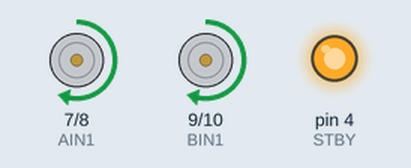
Bench run of a sketch on a simulated Arduino Uno, built with avr-gcc and run on an emulated ATmega328P. Parts: motor-driver pin pairs drawn as motors (green arrow = first pin HIGH = forward, orange = second pin HIGH = backward, longer = more drive, scaled by the enable pin, stopped while the standby pin is LOW), output pins drawn as LEDs (lit = HIGH).

Above: at 0.7 s.
At 2.7 s:
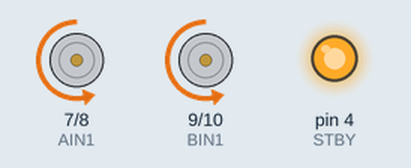
At 4.5 s:
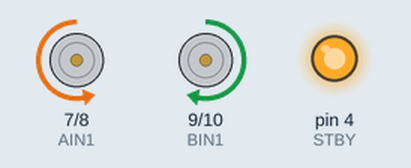
At 7.5 s:
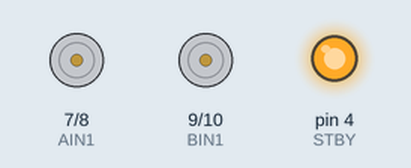
Timing chart, 0 to 11.1 s (numbered marks = the images above):
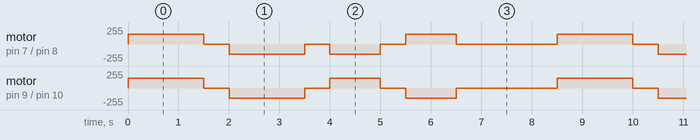

Measured:
- by itself, motor on pin 7 (AIN1) / pin 8 (AIN2): repeats every 8.5 s: stopped 0.50 s, backward 150/255 1.5 s, stopped 0.50 s, backward 150/255 1.0 s, stopped 0.50 s, forward 150/255 1.0 s, stopped 2.0 s, forward 150/255 1.5 s
- by itself, motor on pin 9 (BIN1) / pin 10 (BIN2): repeats every 8.5 s: stopped 0.50 s, backward 150/255 1.5 s, stopped 0.50 s, forward 150/255 1.0 s, stopped 0.50 s, backward 150/255 1.0 s, stopped 2.0 s, forward 150/255 1.5 s

The sketch:

02_MotorTest.ino
```cpp
// Tests both motors with a TB6612FNG: forward, backward, left, right.

const int STBY = 4;
const int PWMA = 5, AIN1 = 7, AIN2 = 8;   // left motor
const int PWMB = 6, BIN1 = 9, BIN2 = 10;  // right motor

void setup() {
  pinMode(STBY, OUTPUT);
  pinMode(PWMA, OUTPUT); pinMode(AIN1, OUTPUT); pinMode(AIN2, OUTPUT);
  pinMode(PWMB, OUTPUT); pinMode(BIN1, OUTPUT); pinMode(BIN2, OUTPUT);
  digitalWrite(STBY, HIGH);               // enable the driver
}

// speed: -255 to 255 (negative = reverse)
void setMotors(int left, int right) {
  digitalWrite(AIN1, left >= 0);
  digitalWrite(AIN2, left < 0);
  analogWrite(PWMA, abs(left));

  digitalWrite(BIN1, right >= 0);
  digitalWrite(BIN2, right < 0);
  analogWrite(PWMB, abs(right));
}

void loop() {
  setMotors(150, 150);   delay(1500);   // forward
  setMotors(0, 0);       delay(500);
  setMotors(-150, -150); delay(1500);   // backward
  setMotors(0, 0);       delay(500);
  setMotors(-150, 150);  delay(1000);   // turn left
  setMotors(0, 0);       delay(500);
  setMotors(150, -150);  delay(1000);   // turn right
  setMotors(0, 0);       delay(2000);
}
```
